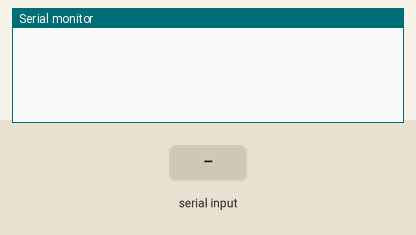
This sketch was run on a simulated Arduino Mega 2560, built with avr-gcc and run on an emulated ATmega2560. Parts: the last lines printed to the serial monitor. Inputs (shaded band) come from the test bench.

Above: at 1.2 s.
1.3 s: "$GNGGA\n" received over the second serial link
At 1.7 s:
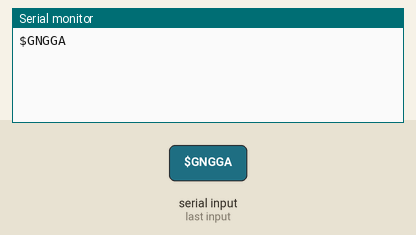
2.8 s: "$GPGGA\n" received over the second serial link
At 4.0 s:
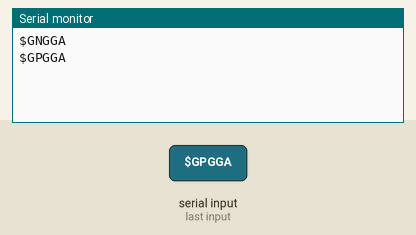

The sketch:

ntrip_serial_test.ino
```cpp
#define GNSS_SERIAL Serial1  // Hardware Serial connected to LC29H (Pins 0/1)
#define LC29H_BAUD 460800    // Matched to module's active operating speed
#define PC_BAUD 115200       // USB Serial speed for Python script

void setup() {
  Serial.begin(PC_BAUD);
  GNSS_SERIAL.begin(LC29H_BAUD);
}

void loop() {
  // 1. Forward incoming RTCM3 bytes from Python script (USB) -> LC29H (Serial1)
  while (Serial.available()) {
    GNSS_SERIAL.write(Serial.read());
  }

  // 2. Read NMEA stream from LC29H (Serial1), filter for GNGGA, and print to USB Serial
  static char buffer[128];
  static uint8_t idx = 0;

  while (GNSS_SERIAL.available()) {
    char c = GNSS_SERIAL.read();

    // Optional Diagnostic: Uncomment the line below to see ALL raw bytes if troubleshooting
    // Serial.write(c);

    if (c == '\n') {
      buffer[idx] = '\0';

      // Filter and print valid GNGGA / GPGGA fix strings
      if (strncmp(buffer, "$GNGGA", 6) == 0 || strncmp(buffer, "$GPGGA", 6) == 0) {
        Serial.println(buffer);
      }

      idx = 0;
    } else if (c != '\r' && idx < sizeof(buffer) - 1) {
      buffer[idx++] = c;
    }
  }
}
```

Measured:
- after the input at 1.3 s, the serial monitor: prints a new line at once (image 1)
- after the input at 2.8 s, the serial monitor: prints a new line at once (image 2)
